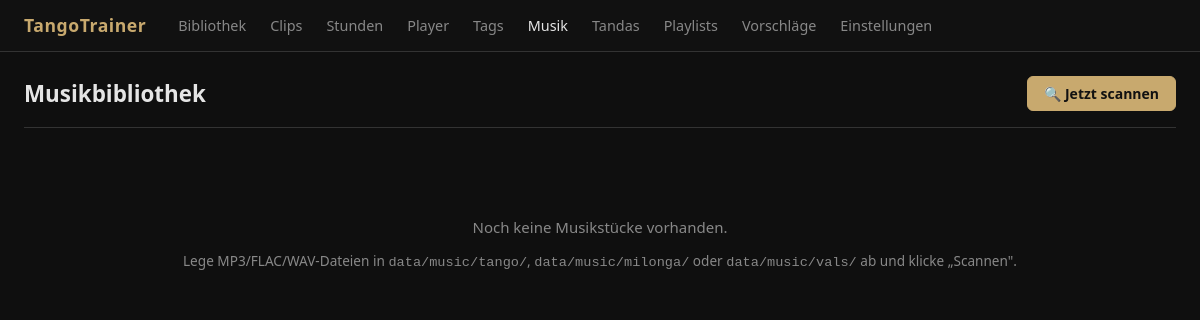
Before: /music with the older database file.
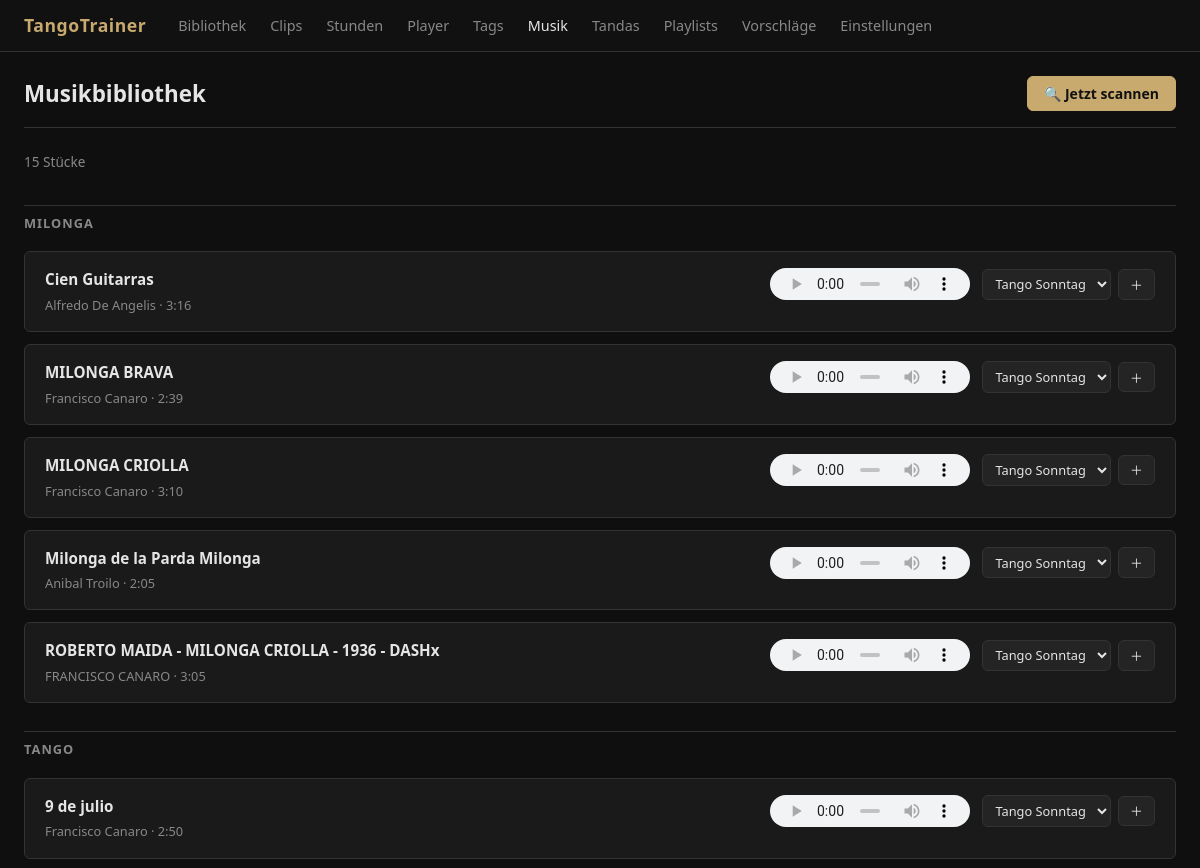
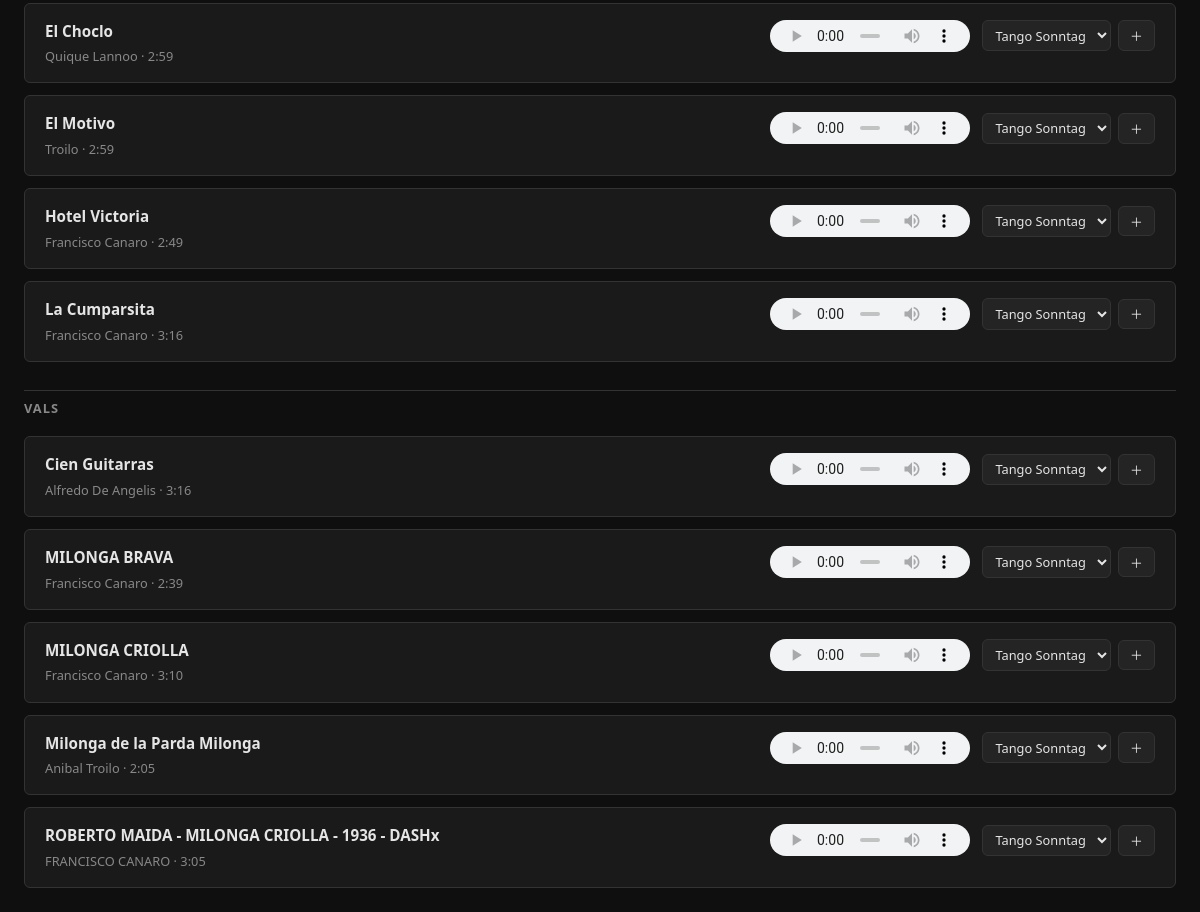
After: the same page with the newer database file (2 pictures, top to bottom).
### app/models.py (models this page shows)
class MusicTrack(Base):
    __tablename__ = "music_tracks"
    id = Column(Integer, primary_key=True, index=True)
    filepath = Column(String, unique=True, nullable=False)
    title = Column(String, nullable=False)
    orchestra = Column(String)
    singer = Column(String)
    year = Column(Integer)
    dance_type = Column(String)
    duration = Column(Float)
    bpm = Column(Integer)
    mood = Column(String)
    notes = Column(Text)

### app/routers/music.py (the view)
@router.get("/music", response_class=HTMLResponse)
def music_library(request: Request, db: Session = Depends(get_db)):
    ctx = _music_context(db)
    return templates.TemplateResponse("music.html", {"request": request, **ctx})

### app/templates/music.html (shortened to what this page needs)
{% extends "base.html" %}
{% block content %}
<div class="page-header">
  <h1 class="page-title">Musikbibliothek</h1>
  <form method="post" action="/scan-music">
    <button type="submit" class="btn btn-primary">🔍 Jetzt scannen</button>
  </form>
</div>
{% if tracks %}
<p style="color:var(--text-muted); font-size:0.85rem; margin-bottom:1rem;">
  {{ tracks | length }} Stück{{ "e" if tracks | length != 1 else "" }}
</p>
{% set ns = namespace(current_dance="") %}
<div class="clip-list">
  {% for track in tracks %}
    {% if track.dance_type != ns.current_dance %}
      {% set ns.current_dance = track.dance_type %}
      <div style="font-size:0.8rem; font-weight:700; text-transform:uppercase; letter-spacing:.08em;
                  color:var(--text-muted); margin:1rem 0 0.4rem; padding-top:0.5rem;
                  border-top:1px solid var(--border);">
        {{ track.dance_type or "Ohne Kategorie" | title }}
      </div>
    {% endif %}
    <div class="clip-card">
      <div class="clip-body">
        <div class="clip-title">{{ track.title }}</div>
        <div class="clip-meta">
          {% if track.orchestra %}{{ track.orchestra }}{% endif %}
          {% if track.duration %} · {{ (track.duration / 60) | int }}:{{ "%02d" | format(track.duration | int % 60) }}{% endif %}
        </div>
      </div>
      <div style="flex-shrink:0; display:flex; align-items:center; gap:0.75rem; flex-wrap:wrap;">
        <audio controls src="/music/{{ track.id }}/stream"
               style="height:32px; accent-color:var(--accent); max-width:200px;"></audio>
        {% if lessons %}
        <form method="post" action="/music/{{ track.id }}/add-to-lesson"
              style="display:flex; gap:0.4rem; align-items:center;">
          <select name="lesson_id"
                  style="background:var(--bg-input); border:1px solid var(--border);
                         color:var(--text); padding:0.3rem 0.5rem; border-radius:var(--radius);
                         font-size:0.8rem; max-width:160px;">
            {% for lesson in lessons %}
            <option value="{{ lesson.id }}">{{ lesson.title }}</option>
            {% endfor %}
          </select>
          <button type="submit" class="btn btn-secondary btn-sm" title="Zur Stunde hinzufügen">＋</button>
        </form>
        {% endif %}
      </div>
    </div>
  {% endfor %}
</div>
{% else %}
<div style="text-align:center; padding:4rem; color:var(--text-muted);">
  <p style="margin-bottom:0.75rem;">Noch keine Musikstücke vorhanden.</p>
  <p style="font-size:0.85rem;">
    Lege MP3/FLAC/WAV-Dateien in <code>data/music/tango/</code>, <code>data/music/milonga/</code>
    oder <code>data/music/vals/</code> ab und klicke „Scannen".
  </p>
</div>
{% endif %}
{% endblock %}

### app/templates/base.html (shortened to what this page needs)
<!DOCTYPE html>
<html lang="de">
<head>
  <link rel="stylesheet" href="/static/css/style.css">
</head>
<body>
  <nav>
    <span class="nav-brand">TangoTrainer</span>
    <div class="nav-links">
      <a href="/" {% if request.url.path == "/" %}class="active"{% endif %}>Bibliothek</a>
      <a href="/clips" {% if request.url.path.startswith("/clips") %}class="active"{% endif %}>Clips</a>
      <a href="/lessons" {% if request.url.path.startswith("/lessons") %}class="active"{% endif %}>Stunden</a>
      <a href="/player" {% if request.url.path.startswith("/player") %}class="active"{% endif %}>Player</a>
      <a href="/tags" {% if request.url.path == "/tags" %}class="active"{% endif %}>Tags</a>
      <a href="/music" {% if request.url.path.startswith("/music") %}class="active"{% endif %}>Musik</a>
      <a href="/tandas" {% if request.url.path.startswith("/tandas") %}class="active"{% endif %}>Tandas</a>
      <a href="/playlists" {% if request.url.path.startswith("/playlists") %}class="active"{% endif %}>Playlists</a>
      <a href="/suggestions" {% if request.url.path == "/suggestions" %}class="active"{% endif %}>Vorschläge</a>
      <a href="/settings" {% if request.url.path == "/settings" %}class="active"{% endif %}>Einstellungen</a>
    </div>
  </nav>
  <div class="container">
    {% block content %}{% endblock %}
  </div>
</body>
</html>

### app/static/css/style.css (style rules this page uses)
:root { --bg: #0f0f0f; --bg-card: #1a1a1a; --bg-input: #242424; --border: #333; --text: #e5e5e5; --text-muted: #888; --accent: #c8a96e; --accent-hover: #e0c080; --danger: #dc2626; --radius: 6px; --shadow: 0 2px 8px rgba(0,0,0,0.5); }
* { box-sizing: border-box; margin: 0; padding: 0; }
body { font-family: system-ui, -apple-system, sans-serif; background: var(--bg); color: var(--text); min-height: 100vh; font-size: 15px; line-height: 1.5; }
a { color: var(--accent); text-decoration: none; }
nav { background: #111; border-bottom: 1px solid var(--border); padding: 0 1.5rem; display: flex; align-items: center; gap: 2rem; height: 52px; }
.nav-brand { font-size: 1.1rem; font-weight: 700; color: var(--accent); letter-spacing: 0.03em; }
.nav-links { display: flex; gap: 1.5rem; }
.nav-links a { color: var(--text-muted); font-size: 0.9rem; }
.nav-links a:hover, .nav-links a.active { color: var(--text); }
.container { max-width: 1280px; margin: 0 auto; padding: 1.5rem; }
.page-header { display: flex; align-items: center; justify-content: space-between; margin-bottom: 1.5rem; padding-bottom: 1rem; border-bottom: 1px solid var(--border); }
.page-title { font-size: 1.4rem; font-weight: 600; }
.btn { display: inline-flex; align-items: center; gap: 0.4rem; padding: 0.45rem 1rem; border-radius: var(--radius); border: 1px solid transparent; font-size: 0.875rem; cursor: pointer; transition: background 0.15s, color 0.15s; font-family: inherit; }
.btn-primary { background: var(--accent); color: #111; border-color: var(--accent); font-weight: 600; }
.btn-secondary { background: var(--bg-input); color: var(--text); border-color: var(--border); }
.btn-sm { padding: 0.3rem 0.7rem; font-size: 0.8rem; }
input[type=text], input[type=number], input[type=url], textarea, select { width: 100%; background: var(--bg-input); border: 1px solid var(--border); border-radius: var(--radius); color: var(--text); padding: 0.5rem 0.75rem; font-size: 0.9rem; font-family: inherit; transition: border-color 0.15s; }
.clip-list { display: flex; flex-direction: column; gap: 0.75rem; }
.clip-card { background: var(--bg-card); border: 1px solid var(--border); border-radius: var(--radius); padding: 1rem 1.25rem; display: flex; gap: 1rem; align-items: flex-start; }
.clip-body { flex: 1; min-width: 0; }
.clip-title { font-weight: 600; font-size: 0.95rem; margin-bottom: 0.3rem; }
.clip-meta { font-size: 0.8rem; color: var(--text-muted); }

Changed rows visible on the page:
added MusicTrack: dance_type "MILONGA", title "Cien Guitarras", orchestra "Alfredo De Angelis", (track.duration/60)|int "3", track.duration|int%60 "16"
added MusicTrack: title "MILONGA BRAVA", orchestra "Francisco Canaro", (track.duration/60)|int "2", track.duration|int%60 "39"
added MusicTrack: title "MILONGA CRIOLLA", orchestra "Francisco Canaro", (track.duration/60)|int "3", track.duration|int%60 "10"
added MusicTrack: title "Milonga de la Parda Milonga", orchestra "Anibal Troilo", (track.duration/60)|int "2", track.duration|int%60 "05"
added MusicTrack: title "ROBERTO MAIDA - MILONGA CRIOLLA - 1936 - DASHx", orchestra "FRANCISCO CANARO", (track.duration/60)|int "3", track.duration|int%60 "05"
added MusicTrack: dance_type "TANGO", title "9 de julio", orchestra "Francisco Canaro", (track.duration/60)|int "2", track.duration|int%60 "50"
added MusicTrack: title "El Choclo", orchestra "Quique Lannoo", (track.duration/60)|int "2", track.duration|int%60 "59"
added MusicTrack: title "El Motivo", orchestra "Troilo", (track.duration/60)|int "2", track.duration|int%60 "59"
added MusicTrack: title "Hotel Victoria", orchestra "Francisco Canaro", (track.duration/60)|int "2", track.duration|int%60 "49"
added MusicTrack: title "La Cumparsita", orchestra "Francisco Canaro", (track.duration/60)|int "3", track.duration|int%60 "16"
added MusicTrack: dance_type "VALS", title "Cien Guitarras", orchestra "Alfredo De Angelis", (track.duration/60)|int "3", track.duration|int%60 "16"
added MusicTrack: title "MILONGA BRAVA", orchestra "Francisco Canaro", (track.duration/60)|int "2", track.duration|int%60 "39"
added MusicTrack: title "MILONGA CRIOLLA", orchestra "Francisco Canaro", (track.duration/60)|int "3", track.duration|int%60 "10"
added MusicTrack: title "Milonga de la Parda Milonga", orchestra "Anibal Troilo", (track.duration/60)|int "2", track.duration|int%60 "05"
added MusicTrack: title "ROBERTO MAIDA - MILONGA CRIOLLA - 1936 - DASHx", orchestra "FRANCISCO CANARO", (track.duration/60)|int "3", track.duration|int%60 "05"
Other visible differences:
{{ tracks | length }}: (not shown) → "15"
{{ "e" if tracks | length != 1 else "" }}: (not shown) → "e"
text no longer shown: "Noch keine Musikstücke vorhanden. Lege MP3/FLAC/WAV-Dateien in data/music/tango/ , data/music/milonga/ oder data/music/vals/ ab und klicke „Scannen\"."
text now shown: "Stück"
